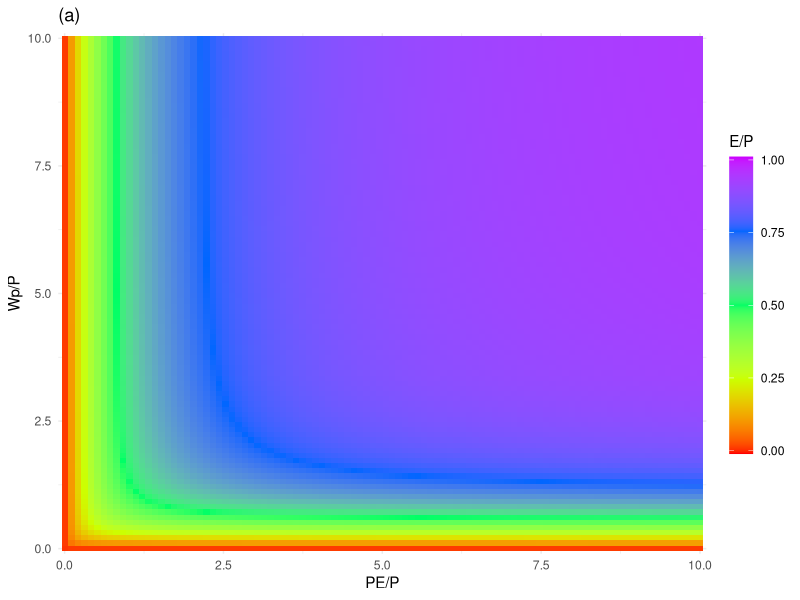
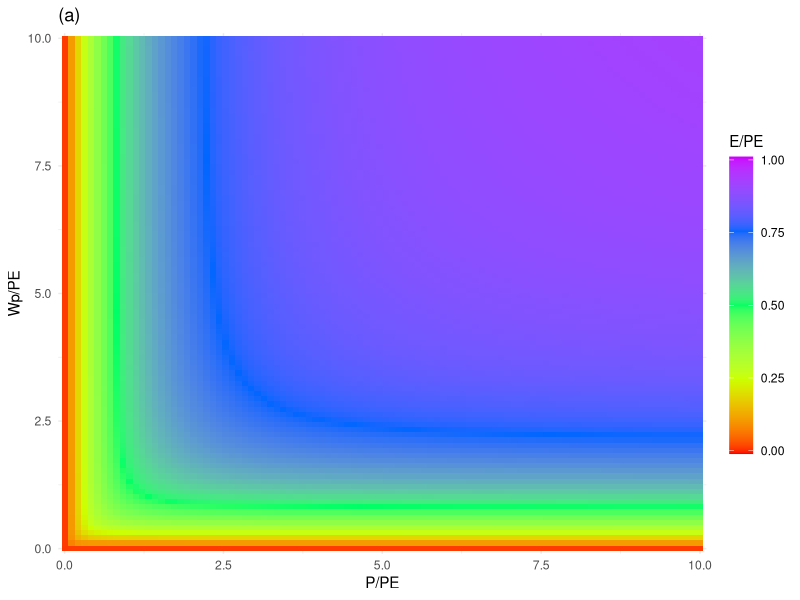
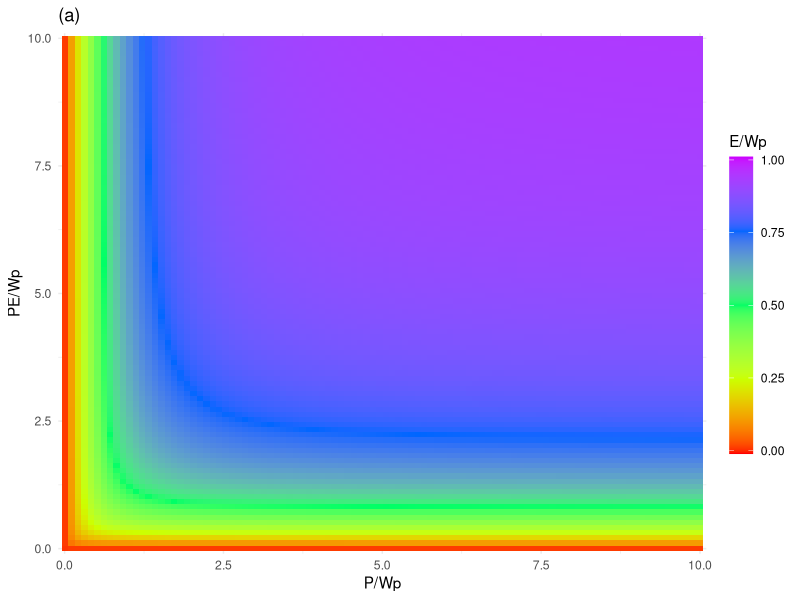

Reproduce these figures in R, in order.


## please install "ggplot2" packages at first
## The function "plot.generalize" is used to generate surface of generalized Budyko equation
## Here are introduction to four parameters
## 1) "equation" can be equal to Fu-Fu, Fu-Yang, Fu-Wang, Yang-Fu, Yang-Yang, Yang-Wang, Wang-Fu, Wang-Yang, Wang-Wang
## 2) "n1" is the parameters in the generalized Budyko equations
## 3) "n2" is the parameters in the generalized Budyko equations
## 4) "space" can be equal to "supply", "demand", and "storage"


## plot function
plot.generalize=function(equation="Yang-Yang",n1=1,n2=1,space="supply"){
  
  #  Three Budyko-type equations
  Budy=function(x1,x2,n,Budyko=1){
    re=switch(Budyko,
              x1+x2-(x1^n+x2^n)^(1/n),
              (x1^(-n)+x2^(-n))^(-1/n),
              (x1+x2-((x1+x2)^2-4*n*(2-n)*x1*x2)^0.5)/(2*n*(2-n))
    )
    return(re)
  }
  
  # Nine generalized Budyko functions
  generalize=function(P,Wp,PE,n1,n2,First=1,Second=2){
    W=Budy(x1 = P,x2 = Wp,n = n1,Budyko = First)
    E=Budy(x1 = W,x2 = PE,n = n2, Budyko=Second)
    return(E)
  }
  
  ## equations
  if(equation=="Fu-Fu") {first=1;second=1}
  if(equation=="Fu-Yang") {first=1;second=2}
  if(equation=="Fu-Wang") {first=1;second=3}
  
  if(equation=="Yang-Fu") {first=2;second=1}
  if(equation=="Yang-Yang") {first=2;second=2}
  if(equation=="Yang-Wang") {first=2;second=3}
  
  if(equation=="Wang-Fu") {first=3;second=1}
  if(equation=="Wang-Yang") {first=3;second=2}
  if(equation=="Wang-Wang") {first=3;second=3}
  
  
  ## plot
  library(ggplot2)

  if(space=="supply"){
    
    WpP.seq=seq(0.01,10,length.out = 100)
    PEP.seq=seq(0.01,10,length.out = 100)
    Values=data.frame("PEP"=NA,"WpP"=NA,"Value"=NA)
    number=0
    for(x1 in 1:100){
      for(y1 in 1:100){
        PEP=PEP.seq[x1]
        WpP=WpP.seq[y1]
        temp=generalize(P=1,Wp=WpP.seq[y1],
                        PE=PEP.seq[x1],
                        n1=n1,n2=n2,First=2,Second=2)
        number=number+1
        Values[number,c("PEP","WpP")]=c(PEP,WpP)
        Values[number,c("Value")]=temp
      }
    }
    
    ## plot
    p1=ggplot()+
      geom_tile(data=Values,
                aes(x=PEP,y=WpP,fill=Value))+
      scale_fill_gradientn(colors = rainbow(5),limits=c(-.01,1.01))+
      labs(x="PE/P",y="Wp/P",fill="E/P",title="(a)")+
      scale_x_continuous(limits = c(-0.1,10.1), expand = c(0,0))+
      scale_y_continuous(limits = c(-0.1,10.1), expand = c(0,0))+
      theme_minimal()+
      theme(legend.key.height = unit(43,"pt"),
            legend.position = "right")
    
  }
  
  if(space=="demand"){
    
    WpPE.seq=seq(0.01,10,length.out = 100)
    PPE.seq=seq(0.01,10,length.out = 100)
    Values=data.frame("PPE"=NA,"WpPE"=NA,"Value"=NA)
    number=0
    for(x1 in 1:100){
      for(y1 in 1:100){
        PPE=PPE.seq[x1]
        WpPE=WpPE.seq[y1]
        temp=generalize(P=PPE,Wp=WpPE,
                        PE=1,
                        n1=n1,n2=n2,First=2,Second=2)
        number=number+1
        Values[number,c("PPE","WpPE")]=c(PPE,WpPE)
        Values[number,c("Value")]=temp
      }
    }
    
    ## plot
    p1=ggplot()+
      geom_tile(data=Values,
                aes(x=PPE,y=WpPE,fill=Value))+
      scale_fill_gradientn(colors = rainbow(5),limits=c(-.01,1.01))+
      labs(x="P/PE",y="Wp/PE",fill="E/PE",title="(a)")+
      scale_x_continuous(limits = c(-0.1,10.1), expand = c(0,0))+
      scale_y_continuous(limits = c(-0.1,10.1), expand = c(0,0))+
      theme_minimal()+
      theme(legend.key.height = unit(43,"pt"),
            legend.position = "right")
    
  }
  
  if(space=="storage"){
    
    PWp.seq=seq(0.01,10,length.out = 100)
    PEWp.seq=seq(0.01,10,length.out = 100)
    Values=data.frame("PWp"=NA,"PEWp"=NA,"Value"=NA)
    number=0
    for(x1 in 1:100){
      for(y1 in 1:100){
        PWp=PWp.seq[x1]
        PEWp=PEWp.seq[y1]
        temp=generalize(P=PWp,Wp=1,
                        PE=PEWp,
                        n1=n1,n2=n2,First=2,Second=2)
        number=number+1
        Values[number,c("PWp","PEWp")]=c(PWp,PEWp)
        Values[number,c("Value")]=temp
      }
    }
    
    ## plot
    p1=ggplot()+
      geom_tile(data=Values,
                aes(x=PWp,y=PEWp,fill=Value))+
      scale_fill_gradientn(colors = rainbow(5),limits=c(-.01,1.01))+
      labs(x="P/Wp",y="PE/Wp",fill="E/Wp",title="(a)")+
      scale_x_continuous(limits = c(-0.1,10.1), expand = c(0,0))+
      scale_y_continuous(limits = c(-0.1,10.1), expand = c(0,0))+
      theme_minimal()+
      theme(legend.key.height = unit(43,"pt"),
            legend.position = "right")
  }
  
  p1
}

## example
## Fu -Fu equation with n1=2 and n2=1.2 in supply-limited space
plot.generalize(equation="Fu-Fu",n1=2,n2=1.2,space="supply")

## Fu -Fu equation with n1=2 and n2=1.2 in demand-limited space
plot.generalize(equation="Fu-Fu",n1=2,n2=1.2,space="demand")

## Fu -Fu equation with n1=2 and n2=1.2 in storage-limited space
plot.generalize(equation="Fu-Fu",n1=2,n2=1.2,space="storage")
